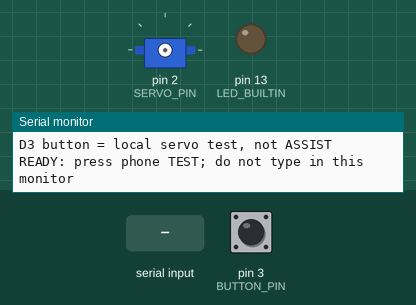
Simulated run of this sketch. Board: Arduino Uno, built with avr-gcc and run on an emulated ATmega328P. Shown: servo, output pins drawn as LEDs (lit = HIGH), the last lines printed to the serial monitor. The inputs (shaded band) are chosen by the test bench; at power-on: pin 3 (BUTTON_PIN) LOW.

Above: at 1.5 s.
1.6 s: pin 3 (BUTTON_PIN) pulled HIGH for 0.15 s
At 1.93 s:
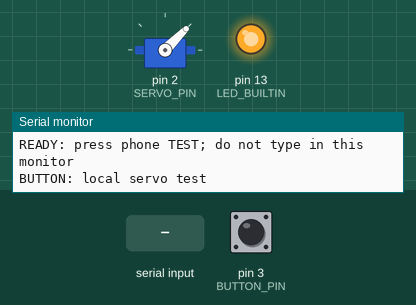
4.6 s: "TEST\n" received over Serial
At 5.11 s:
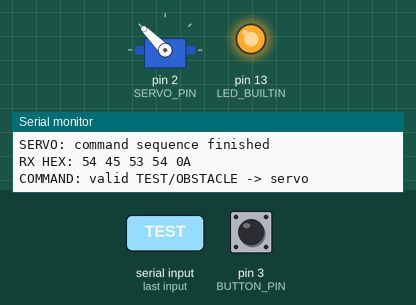
7.6 s: "OBSTACLE\n" received over Serial
At 9.23 s:
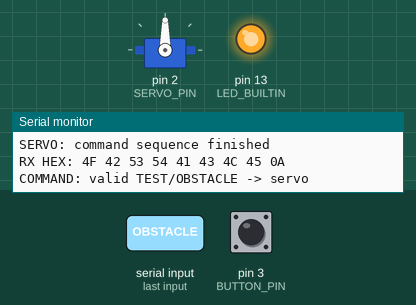
10.6 s: pin 3 (BUTTON_PIN) pulled HIGH for 1 s
At 13.3 s:
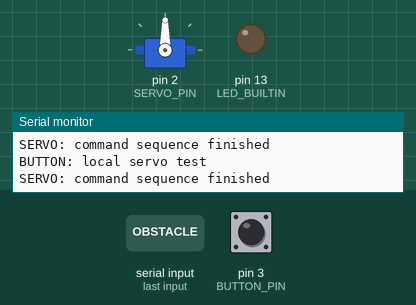
13.6 s: pin 3 (BUTTON_PIN) pulled HIGH for 3.2 s
At 13.92 s:
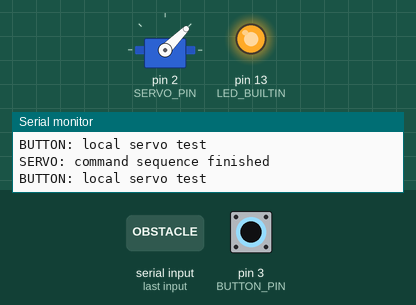
Timing chart, 0 to 16.9 s (numbered marks = the images above; inputs shaded):
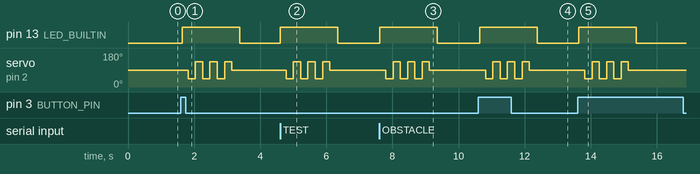

The sketch:

hm10_uart_diagnostic.ino
```cpp
// (licence header left out)
#include <Arduino.h>
#include <Servo.h>
#include <string.h>

const unsigned long UART_BAUD = 9600;
const uint8_t SERVO_PIN = 2, BUTTON_PIN = 3;
const bool BUTTON_MODULE = true;
Servo warningServo;
const uint8_t warningAngles[] = {90,45,135,45,135,45,135,90};
const unsigned long phaseMs[] = {180,220,220,220,220,220,220,240};
const uint8_t PHASE_COUNT = sizeof(warningAngles) / sizeof(warningAngles[0]);
bool moving = false;
uint8_t phase = 0;
unsigned long phaseAt = 0;

char command[32];
uint8_t used = 0;
bool discardLine = false;
uint8_t trace[32];
uint8_t traceUsed = 0;
bool traceClipped = false, everReceived = false;
unsigned long lastRxAt = 0, lastWaitingAt = 0;
uint8_t releasedLevel = HIGH, rawButton = HIGH, stableButton = HIGH;
unsigned long buttonChangedAt = 0;

void startWarning() {
  if (moving) return; // Do not queue or restart a gesture.
  warningServo.attach(SERVO_PIN);
  warningServo.write(warningAngles[0]);
  digitalWrite(LED_BUILTIN, HIGH);
  moving = true;
  phase = 0;
  phaseAt = millis();
}

void updateWarning() {
  if (!moving || millis() - phaseAt < phaseMs[phase]) return;
  phaseAt = millis();
  if (++phase < PHASE_COUNT) warningServo.write(warningAngles[phase]);
  else {
    warningServo.detach();
    digitalWrite(SERVO_PIN, LOW);
    digitalWrite(LED_BUILTIN, LOW);
    moving = false;
    Serial.println(F("SERVO: command sequence finished"));
  }
}

void dumpTrace() {
  if (!traceUsed && !traceClipped) return;
  const char digits[] = "0123456789ABCDEF";
  Serial.print(F("RX HEX:"));
  for (uint8_t i = 0; i < traceUsed; ++i) {
    Serial.print(' ');
    Serial.print(digits[trace[i] >> 4]);
    Serial.print(digits[trace[i] & 15]);
  }
  Serial.println(traceClipped ? F(" ... (trace limited to 32 bytes)") : F(""));
  traceUsed = 0;
  traceClipped = false;
}

void receiveByte(uint8_t value) {
  everReceived = true;
  lastRxAt = millis();
  if (traceUsed < sizeof(trace)) trace[traceUsed++] = value;
  else traceClipped = true;
  if (value == '\r') return;
  if (value == '\n') {
    dumpTrace();
    command[used] = '\0';
    if (discardLine) Serial.println(F("COMMAND: rejected (non-ASCII or line too long)"));
    else if (strcmp(command, "TEST") == 0 || strcmp(command, "OBSTACLE") == 0) {
      if (moving) Serial.println(F("COMMAND: valid; servo already moving (not queued)"));
      else {
        Serial.println(F("COMMAND: valid TEST/OBSTACLE -> servo"));
        startWarning();
      }
    } else Serial.println(F("COMMAND: unrecognized; no movement"));
    used = 0;
    discardLine = false;
  } else if (!discardLine) {
    if (value < 32 || value > 126 || used >= sizeof(command) - 1) discardLine = true;
    else command[used++] = static_cast<char>(value);
  }
}

void setup() {
  pinMode(BUTTON_PIN, BUTTON_MODULE ? INPUT : INPUT_PULLUP);
  pinMode(SERVO_PIN, OUTPUT);
  digitalWrite(SERVO_PIN, LOW);
  pinMode(LED_BUILTIN, OUTPUT);
  digitalWrite(LED_BUILTIN, LOW);
  Serial.begin(UART_BAUD);
  delay(200); // Keep the button released during power-up/reset.
  releasedLevel = static_cast<uint8_t>(digitalRead(BUTTON_PIN));
  rawButton = stableButton = releasedLevel;
  buttonChangedAt = lastWaitingAt = millis();
  Serial.println(F("GILJABI UART DIAGNOSTIC v1 / 9600 8N1"));
  Serial.println(F("HM-10 TXD -> D0; HM-10 RXD MUST BE DISCONNECTED"));
  Serial.println(F("D3 button = local servo test, not ASSIST"));
  Serial.println(F("READY: press phone TEST; do not type in this monitor"));
}

void loop() {
  uint8_t sample = static_cast<uint8_t>(digitalRead(BUTTON_PIN));
  if (sample != rawButton) {rawButton = sample; buttonChangedAt = millis();}
  if (sample != stableButton && millis() - buttonChangedAt >= 40UL) {
    stableButton = sample;
    if (stableButton != releasedLevel) {
      Serial.println(F("BUTTON: local servo test"));
      startWarning();
    }
  }
  // Limit a noisy UART to 32 bytes per loop so the button/servo still run.
  for (uint8_t count = 0; count < 32 && Serial.available(); ++count) {
    receiveByte(static_cast<uint8_t>(Serial.read()));
  }
  updateWarning();
  if ((traceUsed || traceClipped) && millis() - lastRxAt >= 250UL) {
    dumpTrace();
    Serial.println(F("FRAME: waiting for newline; bytes alone do not start servo"));
  }
  if (!everReceived && millis() - lastWaitingAt >= 5000UL) {
    lastWaitingAt = millis();
    Serial.println(F("WAITING: no UART bytes received yet"));
  }
}
```

Measured:
- after the input at 1.6 s, pin 13 (LED_BUILTIN): LOW → HIGH at once, → LOW 1.7 s later; servo on pin 2 (SERVO_PIN): 90° → 45° after 0.22 s, then repeats every 0.44 s: 135° 0.22 s, 45° 0.22 s, until it stays 90° from 3.1 s
- after the input at 4.6 s, pin 13 (LED_BUILTIN): LOW → HIGH at once, → LOW 1.7 s later; servo on pin 2 (SERVO_PIN): 90° → 45° after 0.18 s, then repeats every 0.44 s: 135° 0.22 s, 45° 0.22 s, until it stays 90° from 6.1 s
- after the input at 7.6 s, pin 13 (LED_BUILTIN): LOW → HIGH at once, → LOW 1.7 s later; servo on pin 2 (SERVO_PIN): 90° → 45° after 0.20 s, then repeats every 0.44 s: 135° 0.22 s, 45° 0.22 s, until it stays 90° from 9.1 s
- after the input at 10.6 s, pin 13 (LED_BUILTIN): LOW → HIGH at once, → LOW 1.7 s later; servo on pin 2 (SERVO_PIN): 90° → 45° after 0.22 s, then repeats every 0.44 s: 135° 0.22 s, 45° 0.22 s, until it stays 90° from 12.1 s
- after the input at 13.6 s, pin 13 (LED_BUILTIN): LOW → HIGH at once, → LOW 1.7 s later; servo on pin 2 (SERVO_PIN): 90° → 45° after 0.22 s, then repeats every 0.44 s: 135° 0.22 s, 45° 0.22 s, until it stays 90° from 15.1 s
